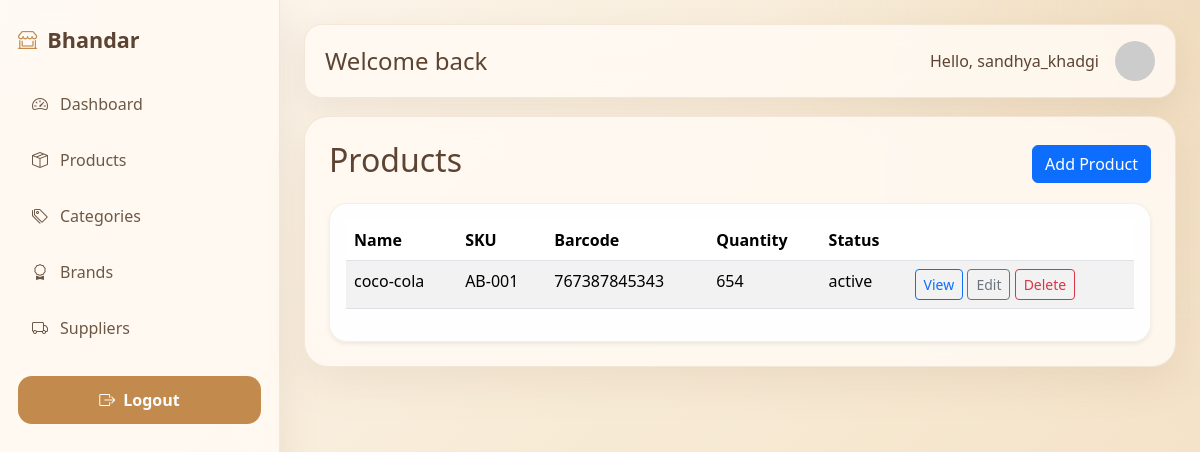
The app's page /products/ (signed in) with its own data.
### products/models.py (models this page shows, shortened)
class Product(models.Model):
    STATUS_CHOICES = [
        ('active', 'Active'),
        ('inactive', 'Inactive'),
        ('archived', 'Archived'),
    ]
    name = models.CharField(max_length=200)
    sku = models.CharField(max_length=50, unique=True)
    barcode = models.CharField(max_length=100, unique=True)
    category = models.ForeignKey(Category, on_delete=models.SET_NULL, null=True, blank=True, related_name='products')
    brand = models.ForeignKey(Brand, on_delete=models.SET_NULL, null=True, blank=True, related_name='products')
    supplier = models.ForeignKey(Supplier, on_delete=models.SET_NULL, null=True, blank=True, related_name='products')
    purchase_price = models.DecimalField(max_digits=10, decimal_places=2, default=0)
    selling_price = models.DecimalField(max_digits=10, decimal_places=2, default=0)
    quantity = models.PositiveIntegerField(default=0)
    minimum_stock = models.PositiveIntegerField(default=5)
    image = models.ImageField(upload_to='products/', blank=True, null=True)
    description = models.TextField(blank=True)
    status = models.CharField(max_length=20, choices=STATUS_CHOICES, default='active')
    created_at = models.DateTimeField(auto_now_add=True)
    class Meta:
        ordering = ['name']

### products/views.py (the view)
# urls.py: path('', ProductListView.as_view(), name='product_list'),
class ProductListView(LoginRequiredMixin, ListView):
    model = Product
    template_name = 'products/product_list.html'
    context_object_name = 'products'

### templates/products/product_list.html (shortened to what this page needs)
{% extends 'base.html' %}
{% block content %}
<div class="d-flex justify-content-between align-items-center mb-3">
    <h2>Products</h2>
    <a class="btn btn-primary" href="{% url 'products:product_create' %}">Add Product</a>
</div>
<div class="card shadow-sm">
    <div class="card-body">
        <table class="table table-striped">
            <thead>
                <tr><th>Name</th><th>SKU</th><th>Barcode</th><th>Quantity</th><th>Status</th><th></th></tr>
            </thead>
            <tbody>
                {% for product in products %}
                <tr>
                    <td>{{ product.name }}</td>
                    <td>{{ product.sku }}</td>
                    <td>{{ product.barcode }}</td>
                    <td>{{ product.quantity }}</td>
                    <td>{{ product.status }}</td>
                    <td>
                        <a href="{% url 'products:product_detail' product.pk %}" class="btn btn-sm btn-outline-primary">View</a>
                        <a href="{% url 'products:product_update' product.pk %}" class="btn btn-sm btn-outline-secondary">Edit</a>
                        <a href="{% url 'products:product_delete' product.pk %}" class="btn btn-sm btn-outline-danger">Delete</a>
                    </td>
                </tr>
                {% empty %}
                <tr><td colspan="6">No products available.</td></tr>
                {% endfor %}
            </tbody>
        </table>
    </div>
</div>
{% endblock %}

### templates/base.html (shortened to what this page needs)
<!DOCTYPE html>
<html lang="en">
<head>
    <link rel="stylesheet" href="https://cdn.jsdelivr.net/npm/bootstrap@5.3.3/dist/css/bootstrap.min.css">
    <link rel="stylesheet" href="https://cdn.jsdelivr.net/npm/bootstrap-icons@1.11.3/font/bootstrap-icons.css">
</head>
<body>
    <div class="page-shell">
        <aside class="sidebar">
            <a class="sidebar-brand" href="{% url 'dashboard:home' %}">
    <i class="bi bi-shop-window"></i>
                <span>Bhandar</span>
            </a>
            <div class="nav-section">
                <a class="sidebar-link{% if request.resolver_match.namespace == 'dashboard' %} active{% endif %}" href="{% url 'dashboard:home' %}"><i class="bi bi-speedometer2"></i><span>Dashboard</span></a>
                <a class="sidebar-link" href="{% url 'products:product_list' %}"><i class="bi bi-box-seam"></i><span>Products</span></a>
                <a class="sidebar-link" href="{% url 'categories:category_list' %}"><i class="bi bi-tags"></i><span>Categories</span></a>
                <a class="sidebar-link" href="{% url 'brands:brand_list' %}"><i class="bi bi-award"></i><span>Brands</span></a>
                <a class="sidebar-link" href="{% url 'suppliers:supplier_list' %}"><i class="bi bi-truck"></i><span>Suppliers</span></a>
            </div>
           <div class="mt-4">
    {% if user.is_authenticated %}
        <form method="post" action="{% url 'accounts:logout' %}">
            <button type="submit" class="logout-btn">
                <i class="bi bi-box-arrow-right"></i> Logout
            </button>
        </form>
    {% else %}
        <a href="{% url 'accounts:login' %}" class="login-btn">
            <i class="bi bi-box-arrow-in-right"></i> Login
        </a>
    {% endif %}
</div>
        </aside>
        <main class="main-content">
            <div class="topbar">
                <div>
                    <h4 class="mb-0">Welcome back</h4>
                </div>
                <div class="d-flex align-items-center gap-3">
    <span>Hello, {{ user.username }}</span>
    <img src="https://ui-avatars.com/api/?name={{ user.username }}&background=2563eb&color=fff"
         class="rounded-circle"
         width="40"
         height="40">
</div>
            </div>
            <div class="content-panel">
                {% block content %}{% endblock %}
            </div>
        </main>
    </div>
</body>
</html>

### templates/base.html (style rules this page uses)
body { margin: 0; min-height: 100vh; font-family: 'Segoe UI', Tahoma, Geneva, Verdana, sans-serif; color: #5c4332; background: linear-gradient(135deg, #fdf8f2 0%, #f8ecd8 45%, #f3dfc2 100%); }
body::before { content: ''; position: fixed; inset: 0; background: radial-gradient(circle at top right, rgba(222, 184, 135, 0.25), transparent 30%); pointer-events: none; z-index: -1; }
.page-shell { display: flex; min-height: 100vh; }
.sidebar { width: 280px; padding: 24px 18px; background: rgba(255, 250, 243, 0.88); backdrop-filter: blur(18px); border-right: 1px solid rgba(181, 148, 105, 0.18); box-shadow: 0 12px 40px rgba(133, 94, 66, 0.12); }
.sidebar-brand { display: flex; align-items: center; gap: 10px; text-decoration: none; color: #5c4332; font-size: 1.35rem; font-weight: 700; margin-bottom: 24px; }
.sidebar-brand i { font-size: 1.2rem; color: #c28a4d; }
.nav-section { margin-top: 12px; }
.sidebar-link { display: flex; align-items: center; gap: 12px; padding: 12px 14px; border-radius: 14px; color: #6d5846; text-decoration: none; transition: all 0.25s ease; margin-bottom: 8px; }
.main-content { flex: 1; padding: 24px; display: flex; flex-direction: column; gap: 18px; }
.topbar { padding: 16px 20px; background: rgba(255, 250, 243, 0.88); border: 1px solid rgba(181, 148, 105, 0.18); border-radius: 18px; box-shadow: 0 10px 30px rgba(133, 94, 66, 0.10); backdrop-filter: blur(14px); display: flex; justify-content: space-between; align-items: center; gap: 12px; }
.content-panel { padding: 24px; background: rgba(255, 250, 243, 0.88); border: 1px solid rgba(181, 148, 105, 0.18); border-radius: 24px; box-shadow: 0 16px 40px rgba(133, 94, 66, 0.10); backdrop-filter: blur(16px); }
.card { background: rgba(255, 255, 255, 0.95); color: #5c4332; border: 1px solid rgba(181, 148, 105, 0.15); border-radius: 18px; box-shadow: 0 10px 30px rgba(133, 94, 66, 0.10); transition: transform 0.25s ease, box-shadow 0.25s ease; }
.logout-btn, .login-btn { width: 100%; display: flex; justify-content: center; align-items: center; gap: 8px; padding: 12px; background: #c28a4d; color: #fff; border: none; border-radius: 14px; font-weight: 600; text-decoration: none; transition: all 0.3s ease; cursor: pointer; }

### records on screen
Product: name "coco-cola", sku "AB-001", barcode "767387845343", quantity "654", status "active"

### other values on screen
{{ user.username }} "sandhya_khadgi"
